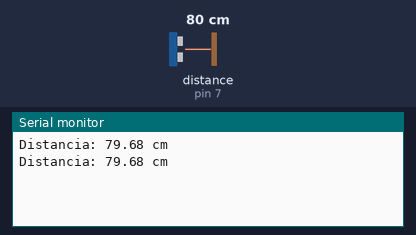
This sketch was run on a simulated Arduino Uno, built with avr-gcc and run on an emulated ATmega328P. On the bench: the last lines printed to the serial monitor. Wiring (inferred from the names in the program): ultrasonic range finder: trigger pin 8; echo pin 7. The test bench sets the inputs (shaded band); at power-on: distance to the obstacle (sensor on pin 7) 80 cm. The echo pulse lasts 58.3 µs per cm.

Above: at 1.8 s.
1.9 s: distance to the obstacle (sensor on pin 7) set to 2 cm
At 2.8 s:
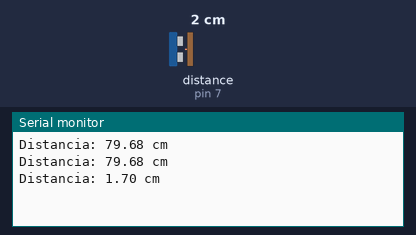
3.4 s: distance to the obstacle (sensor on pin 7) set to 4 cm
At 4.7 s:
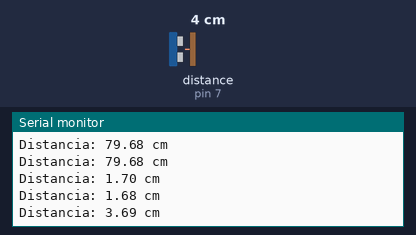
Timing chart, 0 to 6.4 s (numbered marks = the images above; inputs shaded):
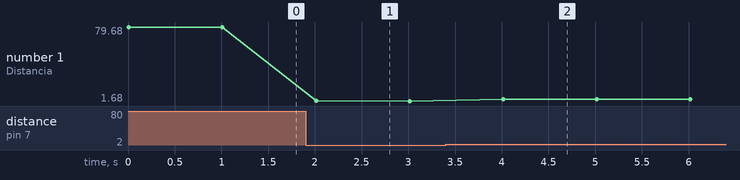

The sketch:

sensor_distancia.ino
```cpp
const int trigPin = 8;
const int echoPin = 7;

float duracion, distancia;

void setup() {
  pinMode(trigPin, OUTPUT);
  pinMode(echoPin, INPUT);
  Serial.begin(9600);
}

void loop() {
  digitalWrite(trigPin, LOW);
  delayMicroseconds(2);
  digitalWrite(trigPin, HIGH);
  delayMicroseconds(10);
  digitalWrite(trigPin, LOW);

  duracion = pulseIn(echoPin, HIGH);
  distancia = (duracion*.0343)/2;
  Serial.print("Distancia: ");
  Serial.print(distancia);
  Serial.println(" cm");
  delay(1000);
}
```

Measured:
- after the input at 1.9 s, the serial monitor: prints a new line after 0.11 s (image 1)
- after the input at 3.4 s, the serial monitor: prints a new line after 0.61 s (image 2)
- plotted number 1: 79.68 → 1.68 after the input at 1.9 s, 1.68 → 3.69 after the input at 3.4 s
